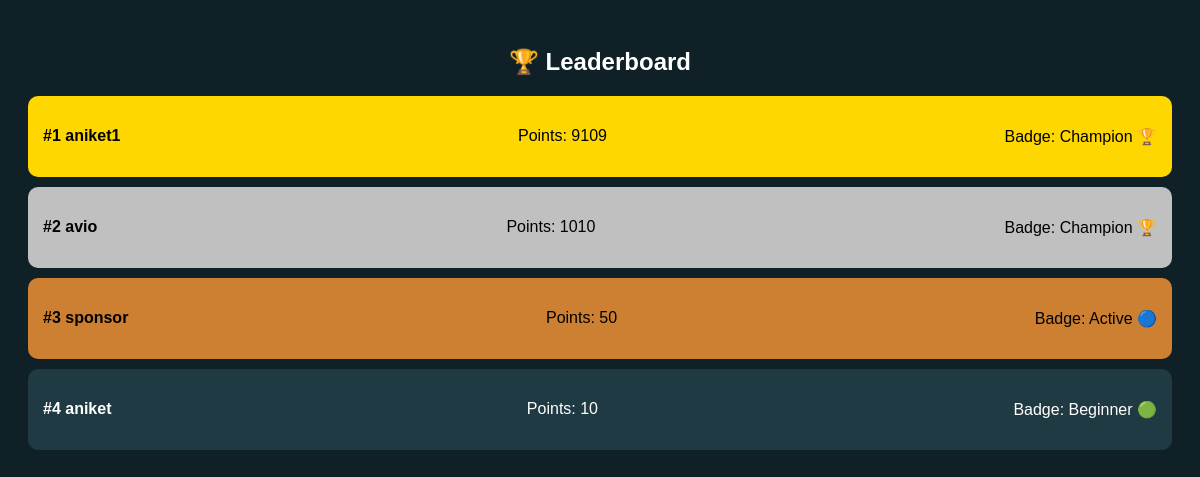
The app's page /leaderboard/, older data.
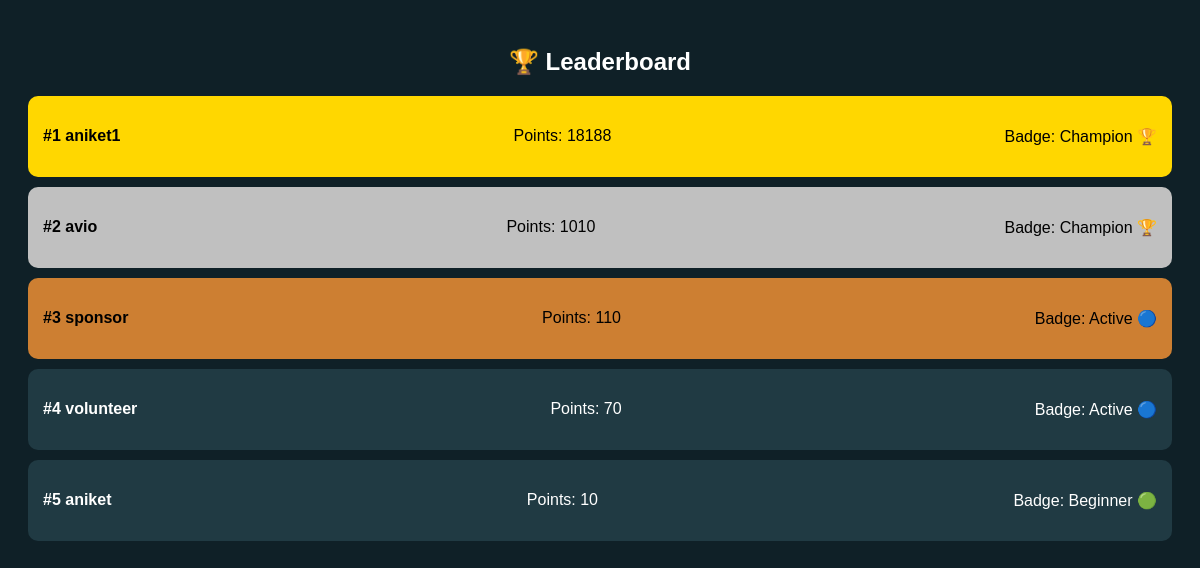
The same page, newer data.
### core/models.py (models this page shows, shortened)
class Profile(models.Model):
    user = models.OneToOneField(User, on_delete=models.CASCADE)
    points = models.IntegerField(default=0)
    badge = models.CharField(max_length=50, default="Beginner")

class User(AbstractUser):
    ROLE_CHOICES = (
        ('volunteer', 'Volunteer'),
        ('creator', 'Event Creator'),
        ('sponsor', 'Sponsor'),
    )
    role = models.CharField(max_length=20, choices=ROLE_CHOICES)
    email = models.EmailField(blank=True)
    groups = models.ManyToManyField('auth.Group', related_name='core_user_set', blank=True)
    user_permissions = models.ManyToManyField('auth.Permission', related_name='core_user_permissions_set', blank=True)

### core/views.py (the view)
# urls.py: path('leaderboard/', views.leaderboard, name='leaderboard'),
def leaderboard(request):
    profiles = Profile.objects.all().order_by('-points')
    return render(request, 'leaderboard.html', {'profiles': profiles})

### templates/leaderboard.html (shortened to what this page needs)
<!DOCTYPE html>
<html>
<head>
</head>
<body>
<h2>🏆 Leaderboard</h2>
{% for p in profiles %}
<div class="card
    {% if forloop.counter == 1 %}rank1
    {% elif forloop.counter == 2 %}rank2
    {% elif forloop.counter == 3 %}rank3
    {% endif %}
">
    <p><strong>#{{ forloop.counter }} {{ p.user.username }}</strong></p>
    <p>Points: {{ p.points }}</p>
    <p>Badge: {{ p.badge }}</p>
</div>
{% endfor %}
</body>
</html>

Row changes from the older to the newer data that the page shows:
changed Profile "aniket1": points "9109" → "18188"
changed Profile "sponsor": points "50" → "110"
added Profile: user.username "volunteer", points "70", badge "Active 🔵"
